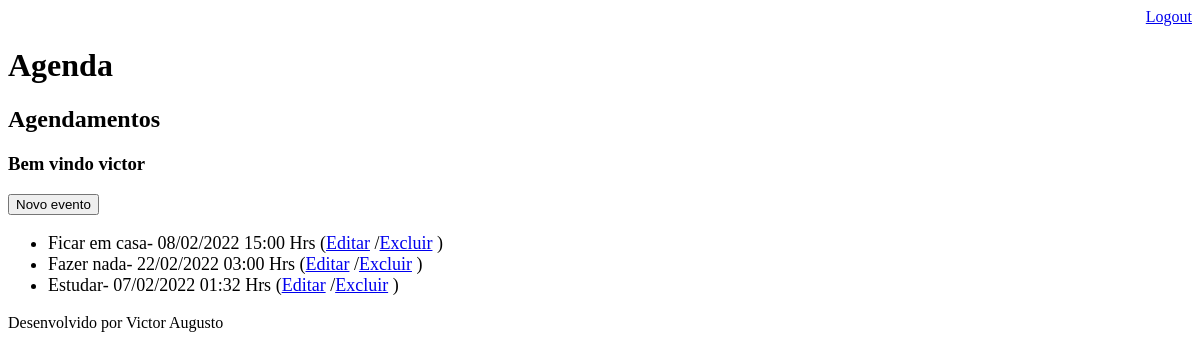
/agenda/ (signed in), run on an earlier commit of the app's database.
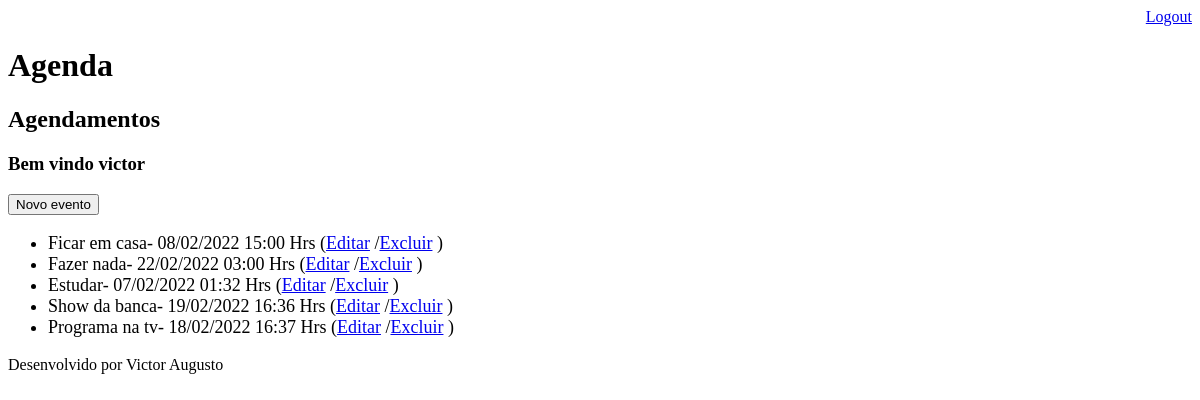
And on a later commit of the database.
### core/models.py (models this page shows, shortened)
class Evento(models.Model):
    titulo=models.CharField(max_length=100) #campo tem ate 100 caracteres
    descricao=models.TextField(blank=True, null=True) #campo pode ser em branco e nulo
    data_evento = models.DateTimeField(verbose_name='Data do evento')
    data_criacao=models.DateTimeField(auto_now=True) #esse campo e criado automaticamente, ja preenche no caso
    usuario = models.ForeignKey(User, on_delete=models.CASCADE)
    class Meta:
        db_table = 'evento'
    def get_data_evento(self):
        return self.data_evento.strftime('%d/%m/%Y %H:%M Hrs')

### core/views.py (the view)
# urls.py: path('agenda/', views.lista_eventos),
@login_required(login_url='/login/') #boto esse atributo dentro do login_required, pra me redirecionar quando n tiver autenticado
def lista_eventos(request):
    usuario=request.user
    evento= Evento.objects.filter(usuario=usuario)
    dados = {'eventos':evento}
    return render(request, 'agenda.html', dados)

### templates/agenda.html
{%extends "model-page.html" %}
{% block content %}
  <h2>Agendamentos</h2>
    <h3> Bem vindo {{request.user.username}}</h3>
  <a href="evento/">
    <button type="button">Novo evento</button>
  </a>
    <ul style="font-size: 18px">
    {% for evento in eventos %}
    <li>
      {{evento.titulo}}- {{evento.get_data_evento}}
      (<a href="evento/?id={{ evento.id }}">Editar</a>
      /<a href="evento/delete/{{ evento.id }}">Excluir</a> )
    </li>
    {% endfor %}
    </ul>
{% endblock %}

What changed in the data, as far as the page shows it:
added Evento: titulo "Show da banca", get_data_evento "19/02/2022 16:36 Hrs"
added Evento: titulo "Programa na tv", get_data_evento "18/02/2022 16:37 Hrs"
